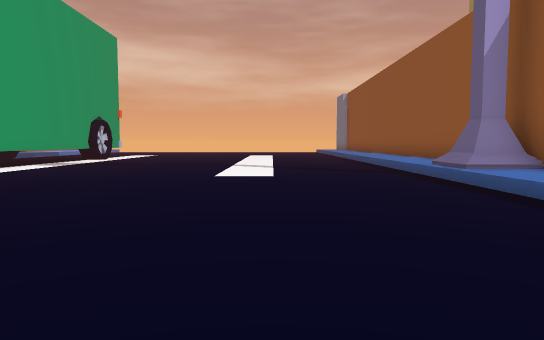
[1] (above)

21 first-person views from a walk through a Unity game level. The camera is 1.4 m above the floor, tilts 4° down and sees 70° across. The floor is counted in squares, 2 m on a side. Each view is taken from the middle of a square. On the plan, view 1 faces up. The plan holds only what a view shows up to about 11 squares ahead; the rest is blank. The place goes on beyond the plan. The player character is not drawn.

[2]
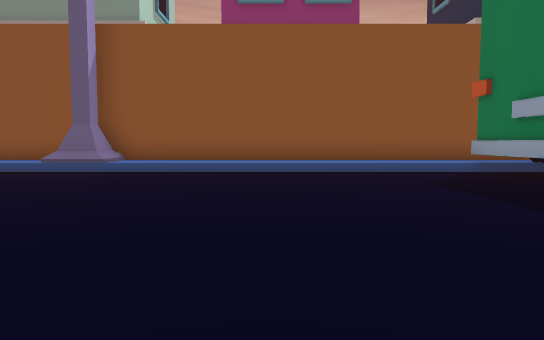

[3]
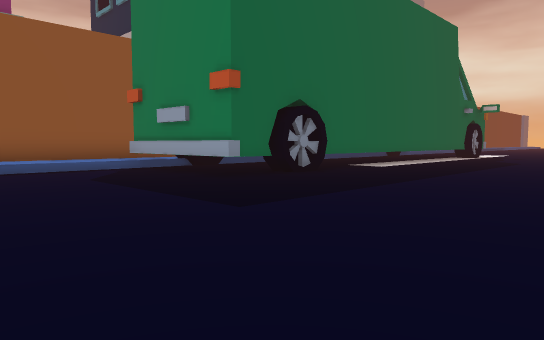

[4]
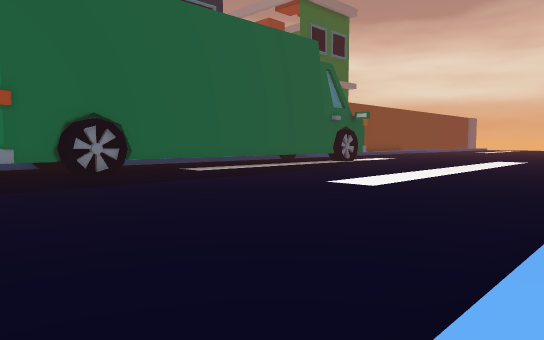

[5]
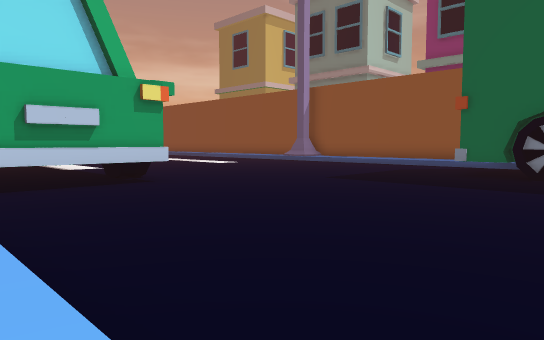

[6]
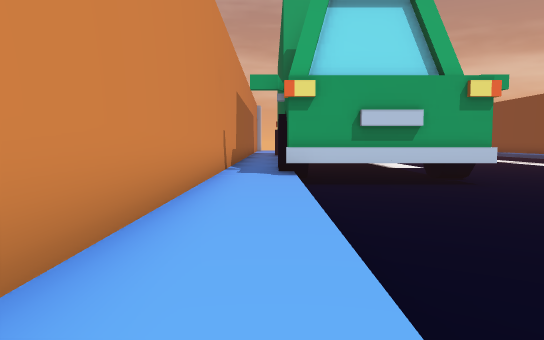

[7]
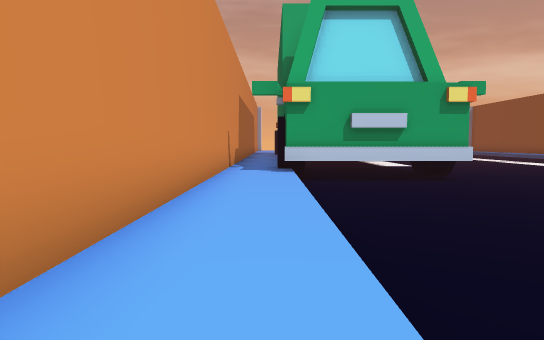

[8]
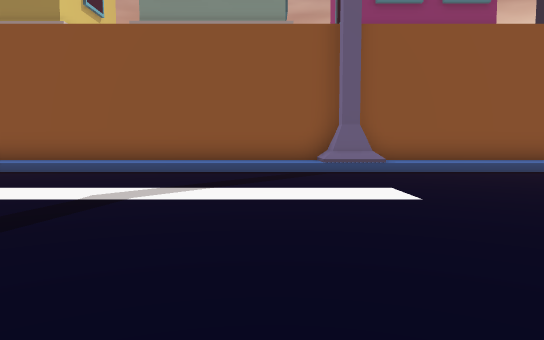

[9]
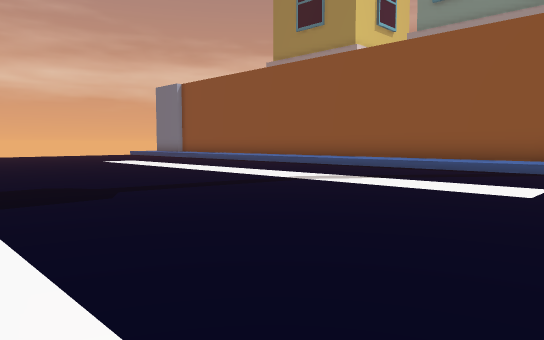

[10]
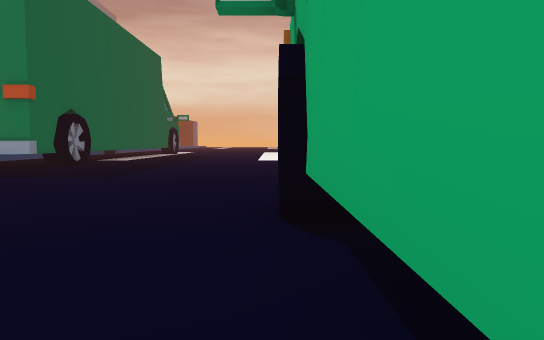

[11]
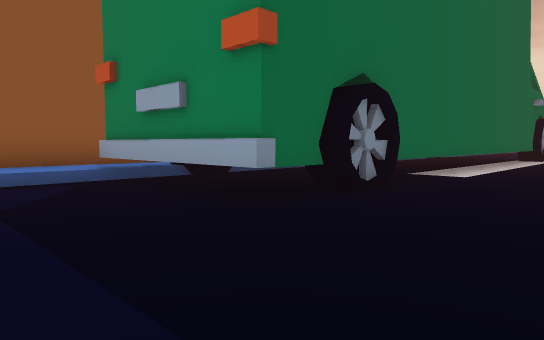

[12]
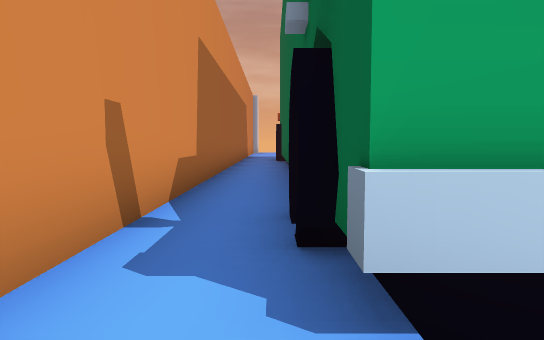

[13]
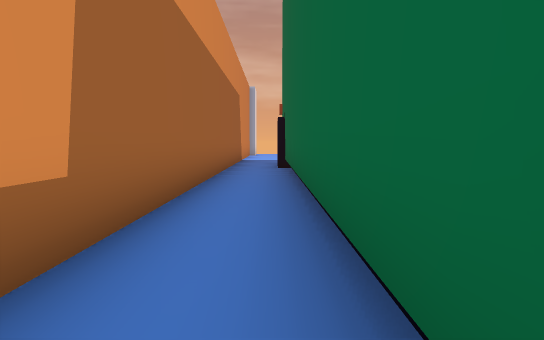

[14]
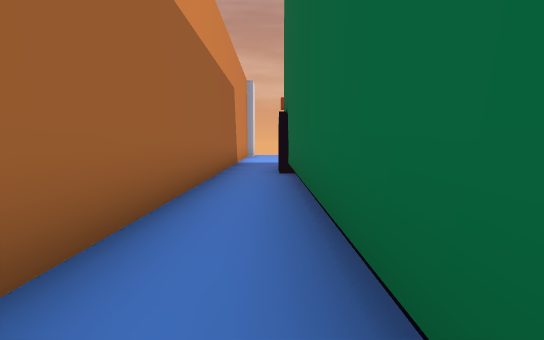

[15]
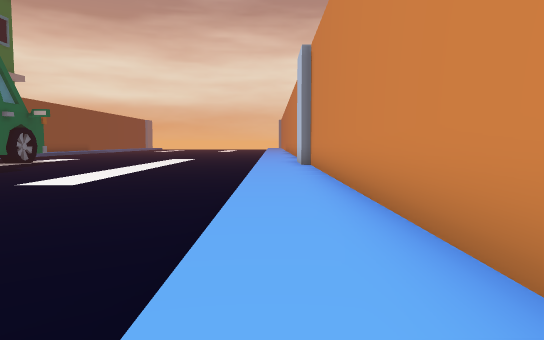

[16]
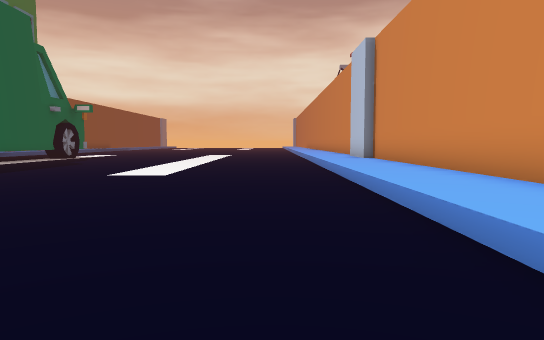

[17]
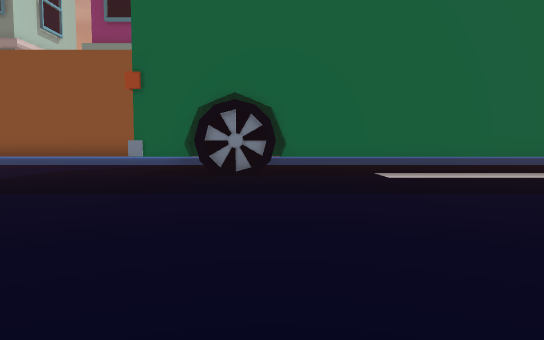

[18]
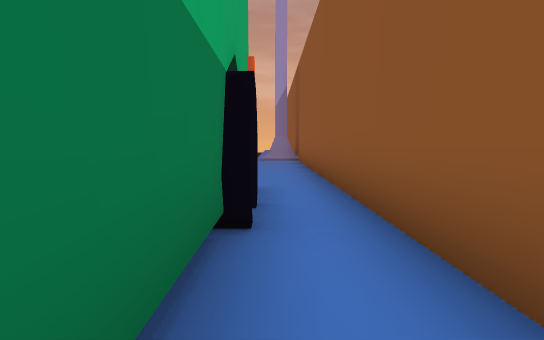

[19]
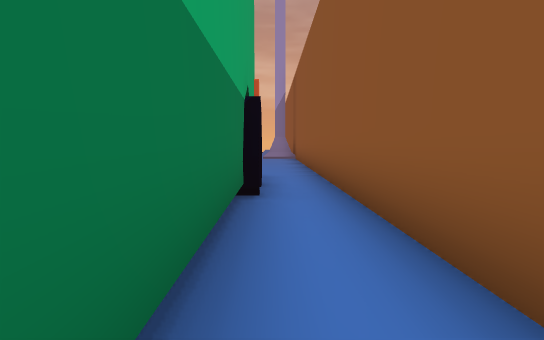

[20]
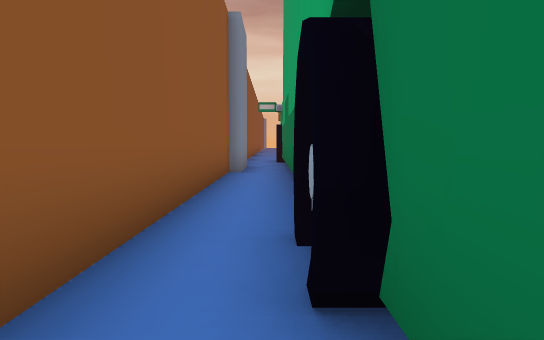

[21]
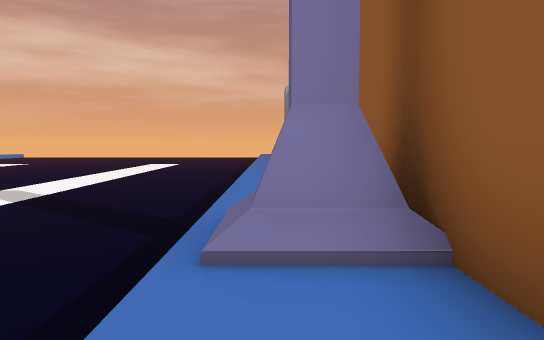

### Floor plan
Key: @ floor where view 1 was taken; # wall or solid block; . main floor; : floor 0.5 m higher than the main floor; / step, stairs or slope; ^ raised ledge.
Columns run from 14 left of view 1 to 5 right of it. Each row starts with its distance up from view 1.
 15 #::#    ..........:#
 14 #::#    ..........:#
 13 #::#    ..........:#
 12 #::#    ..........:#
 11 #::#  ^...........:#
 10 #::#  ^...........:#
  9 #::#   ...........:#
  8 #::#  ^...........##
  7 #::#  ^. ........./#
  6 #::#  ^   ........:#
  5 #::#  ##..........:#
  4 #::#  ##..........:#
  3 #::#^^#...........:#
  2 #::...............:#
  1 #::...............:#
  0 #::...........@...:#
 -1 #::...............:#
 -2 #::...........####:#
 -3 #::...........^  #:#
 -4 #::..........##  #:#
 -5 #::..........##  #:#
 -6 #::...........^  #:#
 -7 #::...........^  #:#
 -8 #::...........^  #:#
 -9 #::...........^  #:#
-10 #::...........^  #:#

Positions as (right, up) in squares from view 1, and headings:
1: (0, 0), facing up
2: (-6, 3), facing right
3: (-7, 3), facing down-right
4: (-12, 0), facing down-right
5: (-12, -6), facing up-right
6: (-12, -6), facing up
7: (-12, -7), facing up
8: (-6, 10), facing right
9: (-7, 7), facing up-right
10: (-7, 8), facing down
11: (-4, 1), facing down-right
12: (-12, 1), facing up
13: (-12, 5), facing up
14: (-12, 7), facing up
15: (-12, 1), facing down
16: (-10, 1), facing down
17: (-9, -5), facing right
18: (4, -8), facing up
19: (4, -10), facing up
20: (4, -2), facing down
21: (4, 5), facing up
